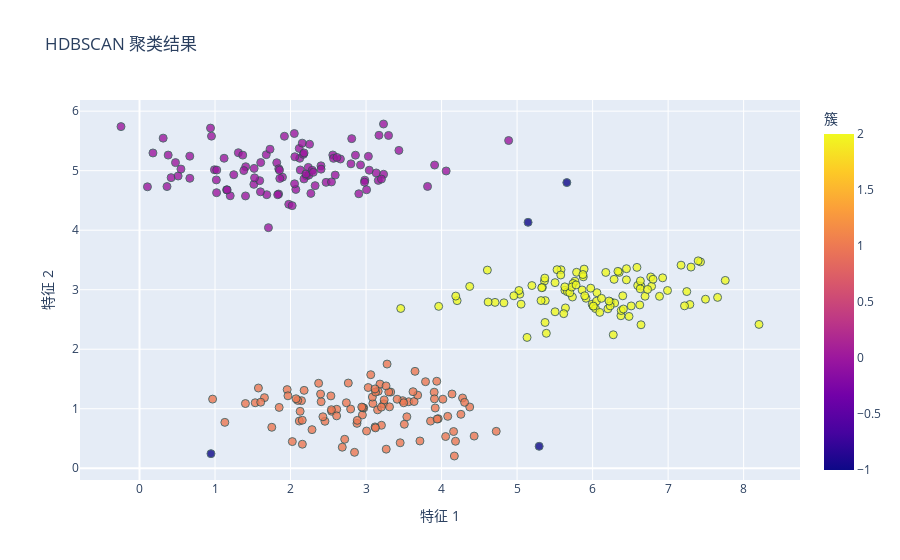
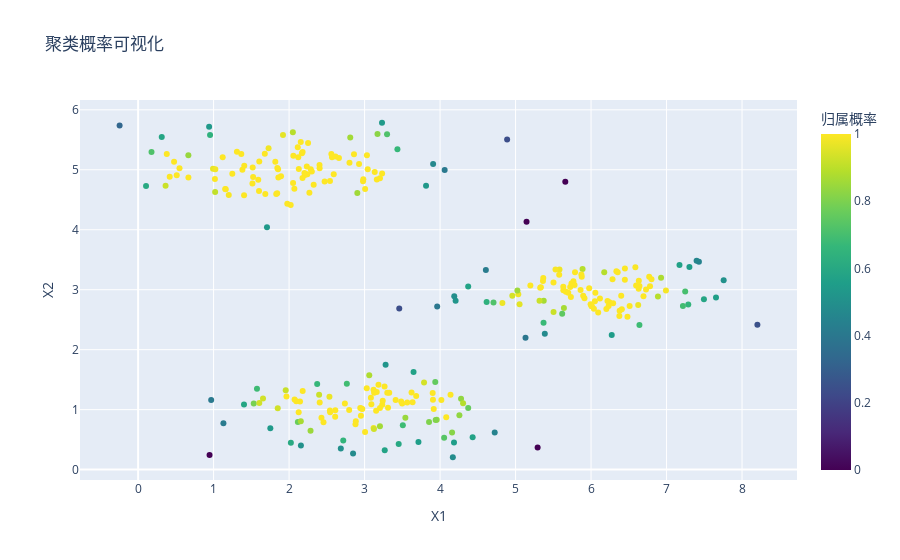
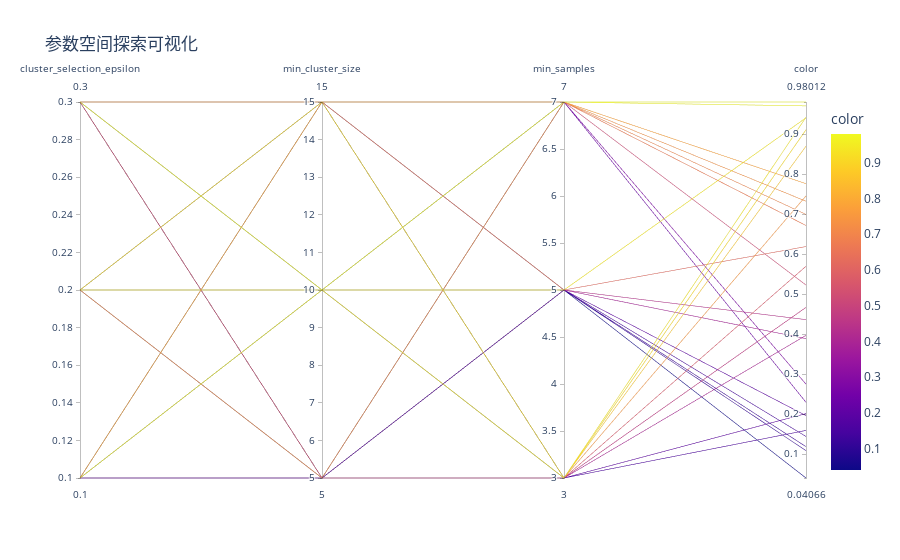

The notebook cell saved with these charts, in order:
### Code cell
# 导入必要的库
import pandas as pd
import numpy as np
import plotly.express as px
import hdbscan  # 改进：使用更先进的密度聚类算法
from sklearn.preprocessing import StandardScaler
from sklearn.metrics import silhouette_score
from sklearn.model_selection import ParameterGrid
from scipy.spatial.distance import pdist, squareform
from kneed import KneeLocator  # 用于自动寻找拐点

# 加载数据
url = "clusterData/ex7data2.csv"
data = pd.read_csv(url, header=None, names=["X1", "X2"])

# 数据预处理
scaler = StandardScaler()
scaled_data = scaler.fit_transform(data)

# 改进1：自动寻找最佳eps参数
def find_optimal_eps(data, min_samples=5, percentile=95):
    """使用k-distance图自动寻找最佳eps参数"""
    distances = pdist(data, 'euclidean')
    dist_matrix = squareform(distances)
    k_distances = np.sort(dist_matrix)[:, min_samples]
    sorted_k_distances = np.sort(k_distances)
    
    # 使用kneed自动检测拐点
    kneedle = KneeLocator(
        x=range(len(sorted_k_distances)),
        y=sorted_k_distances,
        S=1.0,
        curve="convex",
        direction="increasing"
    )
    
    # 返回拐点值或95%分位数作为备选
    return kneedle.knee_y if kneedle.knee else np.percentile(k_distances, percentile)

# 改进2：参数网格搜索优化
param_grid = {
    'min_cluster_size': [5, 10, 15],
    'min_samples': [3, 5, 7],
    'cluster_selection_epsilon': [0.1, 0.2, 0.3]
}

best_score = -1
best_params = {}
best_labels = None

# 网格搜索参数空间
for params in ParameterGrid(param_grid):
    clusterer = hdbscan.HDBSCAN(
        min_cluster_size=params['min_cluster_size'],
        min_samples=params['min_samples'],
        cluster_selection_epsilon=params['cluster_selection_epsilon']
    )
    labels = clusterer.fit_predict(scaled_data)
    
    # 过滤噪声点后计算轮廓系数
    filtered_data = scaled_data[labels != -1]
    filtered_labels = labels[labels != -1]
    
    if len(np.unique(filtered_labels)) > 1 and len(filtered_data) > 0:
        score = silhouette_score(filtered_data, filtered_labels)
        if score > best_score:
            best_score = score
            best_params = params
            best_labels = labels

# 使用最佳参数重新训练
final_clusterer = hdbscan.HDBSCAN(
    min_cluster_size=best_params['min_cluster_size'],
    min_samples=best_params['min_samples'],
    cluster_selection_epsilon=best_params['cluster_selection_epsilon']
).fit(scaled_data)

# 获取聚类结果
labels = final_clusterer.labels_
data["Cluster"] = labels

# 改进3：可视化结果
fig = px.scatter(
    data,
    x="X1",
    y="X2",
    color="Cluster",
    title="HDBSCAN 聚类结果",
    color_discrete_sequence=px.colors.qualitative.Vivid,
    labels={"X1": "特征 1", "X2": "特征 2", "Cluster": "簇"},
    hover_data=["X1", "X2"]
)

# 添加概率等高线（HDBSCAN特有功能）
if hasattr(final_clusterer, 'probabilities_'):
    fig.update_traces(
        marker=dict(
            size=8,
            opacity=0.8,
            line=dict(width=1, color='DarkSlateGrey')
        ),
        selector=dict(mode='markers')
    )

# 显示图形
fig.show()

# 改进4：使用更全面的评估指标
def evaluate_clustering(labels, data):
    valid_data = data[labels != -1]
    valid_labels = labels[labels != -1]
    
    if len(np.unique(valid_labels)) < 2:
        return {"status": "failed", "reason": "Not enough clusters"}
    
    return {
        "silhouette_score": silhouette_score(valid_data, valid_labels),
        "n_clusters": len(np.unique(valid_labels)),
        "noise_ratio": np.sum(labels == -1) / len(labels)
    }

metrics = evaluate_clustering(labels, scaled_data)
print("聚类评估结果:")
print(f"- 轮廓系数: {metrics.get('silhouette_score', 'N/A'):.3f}")
print(f"- 簇数量: {metrics.get('n_clusters', 'N/A')}")
print(f"- 噪声比例: {metrics.get('noise_ratio', 'N/A'):.2%}")

# 改进5：绘制聚类概率图
if hasattr(final_clusterer, 'probabilities_'):
    prob_fig = px.scatter(
        data,
        x="X1",
        y="X2",
        color=final_clusterer.probabilities_,
        title="聚类概率可视化",
        color_continuous_scale="Viridis",
        labels={"color": "归属概率"}
    )
    prob_fig.show()

# 改进6：参数优化过程可视化
param_visualization = px.parallel_coordinates(
    pd.DataFrame(ParameterGrid(param_grid)),
    color=np.random.rand(len(ParameterGrid(param_grid))),
    title="参数空间探索可视化"
)
param_visualization.show()

### Figure 1 — Plotly figure (JSON) as saved in the notebook; plotly's stock layout.template omitted (floating-point values rounded to 4 significant figures; data arrays with more than 128 entries replaced by an {"elided": "..."} marker saying what was removed)
{"data": [{"hovertemplate": "特征 1=%{x}<br>特征 2=%{y}<br>簇=%{marker.color}<extra></extra>", "legendgroup": "", "marker": {"color": {"elided": "300 int values"}, "coloraxis": "coloraxis", "symbol": "circle", "line": {"color": "DarkSlateGrey", "width": 1}, "opacity": 0.8, "size": 8}, "mode": "markers", "name": "", "orientation": "v", "showlegend": false, "x": {"elided": "300 float values"}, "xaxis": "x", "y": {"elided": "300 float values"}, "yaxis": "y", "type": "scatter"}], "layout": {"xaxis": {"anchor": "y", "domain": [0.0, 1.0], "title": {"text": "特征 1"}}, "yaxis": {"anchor": "x", "domain": [0.0, 1.0], "title": {"text": "特征 2"}}, "coloraxis": {"colorbar": {"title": {"text": "簇"}}, "colorscale": [[0.0, "#0d0887"], [0.1111, "#46039f"], [0.2222, "#7201a8"], [0.3333, "#9c179e"], [0.4444, "#bd3786"], [0.5556, "#d8576b"], [0.6667, "#ed7953"], [0.7778, "#fb9f3a"], [0.8889, "#fdca26"], [1.0, "#f0f921"]]}, "legend": {"tracegroupgap": 0}, "title": {"text": "HDBSCAN 聚类结果"}}}

### Figure 2 — Plotly figure (JSON) as saved in the notebook; plotly's stock layout.template omitted (floating-point values rounded to 4 significant figures; data arrays with more than 128 entries replaced by an {"elided": "..."} marker saying what was removed)
{"data": [{"hovertemplate": "X1=%{x}<br>X2=%{y}<br>归属概率=%{marker.color}<extra></extra>", "legendgroup": "", "marker": {"color": {"elided": "300 float values"}, "coloraxis": "coloraxis", "symbol": "circle"}, "mode": "markers", "name": "", "orientation": "v", "showlegend": false, "x": {"elided": "300 float values"}, "xaxis": "x", "y": {"elided": "300 float values"}, "yaxis": "y", "type": "scatter"}], "layout": {"xaxis": {"anchor": "y", "domain": [0.0, 1.0], "title": {"text": "X1"}}, "yaxis": {"anchor": "x", "domain": [0.0, 1.0], "title": {"text": "X2"}}, "coloraxis": {"colorbar": {"title": {"text": "归属概率"}}, "colorscale": [[0.0, "#440154"], [0.1111, "#482878"], [0.2222, "#3e4989"], [0.3333, "#31688e"], [0.4444, "#26828e"], [0.5556, "#1f9e89"], [0.6667, "#35b779"], [0.7778, "#6ece58"], [0.8889, "#b5de2b"], [1.0, "#fde725"]]}, "legend": {"tracegroupgap": 0}, "title": {"text": "聚类概率可视化"}}}

### Figure 3 — Plotly figure (JSON) as saved in the notebook; plotly's stock layout.template omitted (floating-point values rounded to 4 significant figures)
{"data": [{"dimensions": [{"label": "cluster_selection_epsilon", "values": [0.1, 0.1, 0.1, 0.1, 0.1, 0.1, 0.1, 0.1, 0.1, 0.2, 0.2, 0.2, 0.2, 0.2, 0.2, 0.2, 0.2, 0.2, 0.3, 0.3, 0.3, 0.3, 0.3, 0.3, 0.3, 0.3, 0.3]}, {"label": "min_cluster_size", "values": [5, 5, 5, 10, 10, 10, 15, 15, 15, 5, 5, 5, 10, 10, 10, 15, 15, 15, 5, 5, 5, 10, 10, 10, 15, 15, 15]}, {"label": "min_samples", "values": [3, 5, 7, 3, 5, 7, 3, 5, 7, 3, 5, 7, 3, 5, 7, 3, 5, 7, 3, 5, 7, 3, 5, 7, 3, 5, 7]}, {"label": "color", "values": [0.1595, 0.1965, 0.2298, 0.8698, 0.4364, 0.9705, 0.5698, 0.3889, 0.7761, 0.2016, 0.1189, 0.6992, 0.9421, 0.9405, 0.2751, 0.9107, 0.6189, 0.6716, 0.467, 0.1091, 0.5227, 0.397, 0.04066, 0.9801, 0.7454, 0.1444, 0.7322]}], "domain": {"x": [0.0, 1.0], "y": [0.0, 1.0]}, "line": {"color": [0.1595, 0.1965, 0.2298, 0.8698, 0.4364, 0.9705, 0.5698, 0.3889, 0.7761, 0.2016, 0.1189, 0.6992, 0.9421, 0.9405, 0.2751, 0.9107, 0.6189, 0.6716, 0.467, 0.1091, 0.5227, 0.397, 0.04066, 0.9801, 0.7454, 0.1444, 0.7322], "coloraxis": "coloraxis"}, "name": "", "type": "parcoords"}], "layout": {"coloraxis": {"colorbar": {"title": {"text": "color"}}, "colorscale": [[0.0, "#0d0887"], [0.1111, "#46039f"], [0.2222, "#7201a8"], [0.3333, "#9c179e"], [0.4444, "#bd3786"], [0.5556, "#d8576b"], [0.6667, "#ed7953"], [0.7778, "#fb9f3a"], [0.8889, "#fdca26"], [1.0, "#f0f921"]]}, "legend": {"tracegroupgap": 0}, "title": {"text": "参数空间探索可视化"}}}
